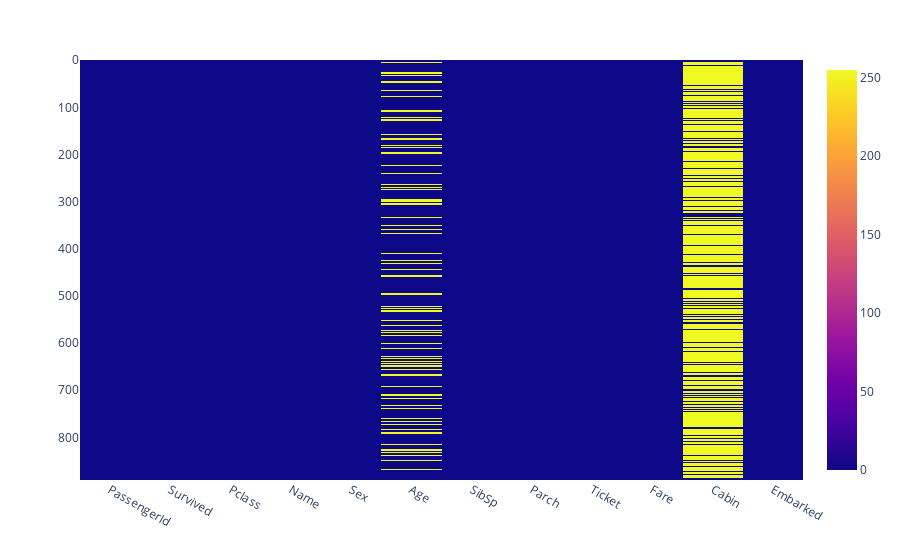

The code cell stored with this chart in its notebook:
### Code cell
# Showing null values
fig = px.imshow(train.isnull())
fig.show()

### Figure 1 — Plotly figure (JSON) as saved in the notebook; plotly's stock layout.template omitted (floating-point values rounded to 4 significant figures; data arrays with more than 128 entries replaced by an {"elided": "..."} marker saying what was removed)
{"data": [{"coloraxis": "coloraxis", "hovertemplate": "x: %{x}<br>y: %{y}<br>color: %{z}<extra></extra>", "name": "0", "type": "heatmap", "x": ["PassengerId", "Survived", "Pclass", "Name", "Sex", "Age", "SibSp", "Parch", "Ticket", "Fare", "Cabin", "Embarked"], "xaxis": "x", "y": {"elided": "891 int values"}, "yaxis": "y", "z": {"elided": "891x12 int values"}}], "layout": {"coloraxis": {"colorscale": [[0, "#0d0887"], [0.1111, "#46039f"], [0.2222, "#7201a8"], [0.3333, "#9c179e"], [0.4444, "#bd3786"], [0.5556, "#d8576b"], [0.6667, "#ed7953"], [0.7778, "#fb9f3a"], [0.8889, "#fdca26"], [1, "#f0f921"]]}, "margin": {"t": 60}, "xaxis": {"anchor": "y", "constrain": "domain", "domain": [0, 1], "scaleanchor": "y"}, "yaxis": {"anchor": "x", "autorange": "reversed", "constrain": "domain", "domain": [0, 1]}}}
